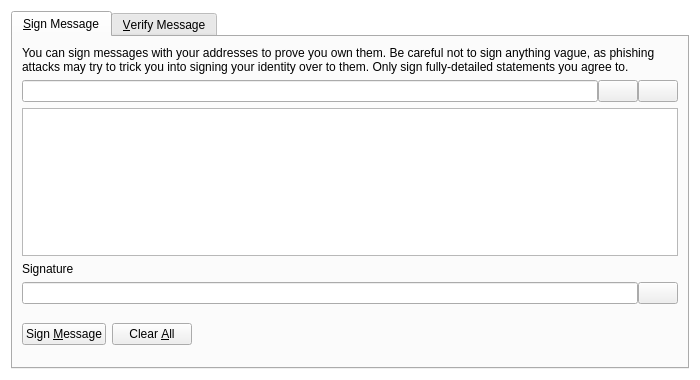
<?xml version="1.0" encoding="UTF-8"?>
<ui version="4.0">
 <class>SignVerifyMessageDialog</class>
 <widget class="QDialog" name="SignVerifyMessageDialog">
  <property name="geometry">
   <rect>
    <x>0</x>
    <y>0</y>
    <width>700</width>
    <height>380</height>
   </rect>
  </property>
  <property name="windowTitle">
   <string>Signatures - Sign / Verify a Message</string>
  </property>
  <property name="styleSheet">
   <string notr="true">QDialog { background: transparent; }</string>
  </property>
  <property name="modal">
   <bool>true</bool>
  </property>
  <layout class="QVBoxLayout" name="verticalLayout">
   <item>
    <widget class="QTabWidget" name="tabWidget">
     <property name="currentIndex">
      <number>0</number>
     </property>
     <widget class="QWidget" name="tabSignMessage">
      <attribute name="title">
       <string>&amp;Sign Message</string>
      </attribute>
      <layout class="QVBoxLayout" name="verticalLayout_SM">
       <item>
        <widget class="QLabel" name="infoLabel_SM">
         <property name="text">
          <string>You can sign messages with your addresses to prove you own them. Be careful not to sign anything vague, as phishing attacks may try to trick you into signing your identity over to them. Only sign fully-detailed statements you agree to.</string>
         </property>
         <property name="textFormat">
          <enum>Qt::PlainText</enum>
         </property>
         <property name="wordWrap">
          <bool>true</bool>
         </property>
        </widget>
       </item>
       <item>
        <layout class="QHBoxLayout" name="horizontalLayout_1_SM">
         <property name="spacing">
          <number>0</number>
         </property>
         <item>
          <widget class="QValidatedLineEdit" name="addressIn_SM">
           <property name="toolTip">
            <string>The address to sign the message with (e.g. Ler4HNAEfwYhBmGXcFP2Po1NpRUEiK8km2)</string>
           </property>
           <property name="maxLength">
            <number>34</number>
           </property>
          </widget>
         </item>
         <item>
          <widget class="QPushButton" name="addressBookButton_SM">
           <property name="toolTip">
            <string>Choose an address from the address book</string>
           </property>
           <property name="text">
            <string/>
           </property>
           <property name="icon">
            <iconset resource="../bitcoin.qrc">
             <normaloff>:/icons/address-book</normaloff>:/icons/address-book</iconset>
           </property>
           <property name="shortcut">
            <string>Alt+A</string>
           </property>
           <property name="autoDefault">
            <bool>false</bool>
           </property>
          </widget>
         </item>
         <item>
          <widget class="QPushButton" name="pasteButton_SM">
           <property name="toolTip">
            <string>Paste address from clipboard</string>
           </property>
           <property name="text">
            <string/>
           </property>
           <property name="icon">
            <iconset resource="../bitcoin.qrc">
             <normaloff>:/icons/editpaste</normaloff>:/icons/editpaste</iconset>
           </property>
           <property name="shortcut">
            <string>Alt+P</string>
           </property>
           <property name="autoDefault">
            <bool>false</bool>
           </property>
          </widget>
         </item>
        </layout>
       </item>
       <item>
        <widget class="QPlainTextEdit" name="messageIn_SM">
         <property name="toolTip">
          <string>Enter the message you want to sign here</string>
         </property>
        </widget>
       </item>
       <item>
        <widget class="QLabel" name="signatureLabel_SM">
         <property name="text">
          <string>Signature</string>
         </property>
         <property name="textFormat">
          <enum>Qt::PlainText</enum>
         </property>
        </widget>
       </item>
       <item>
        <layout class="QHBoxLayout" name="horizontalLayout_2_SM">
         <property name="spacing">
          <number>0</number>
         </property>
         <item>
          <widget class="QLineEdit" name="signatureOut_SM">
           <property name="font">
            <font>
             <italic>true</italic>
            </font>
           </property>
           <property name="readOnly">
            <bool>true</bool>
           </property>
          </widget>
         </item>
         <item>
          <widget class="QPushButton" name="copySignatureButton_SM">
           <property name="toolTip">
            <string>Copy the current signature to the system clipboard</string>
           </property>
           <property name="text">
            <string/>
           </property>
           <property name="icon">
            <iconset resource="../bitcoin.qrc">
             <normaloff>:/icons/editcopy</normaloff>:/icons/editcopy</iconset>
           </property>
           <property name="autoDefault">
            <bool>false</bool>
           </property>
          </widget>
         </item>
        </layout>
       </item>
       <item>
        <layout class="QHBoxLayout" name="horizontalLayout_3_SM">
         <item>
          <widget class="QPushButton" name="signMessageButton_SM">
           <property name="toolTip">
            <string>Sign the message to prove you own this Flappycoin address</string>
           </property>
           <property name="text">
            <string>Sign &amp;Message</string>
           </property>
           <property name="icon">
            <iconset resource="../bitcoin.qrc">
             <normaloff>:/icons/edit</normaloff>:/icons/edit</iconset>
           </property>
           <property name="autoDefault">
            <bool>false</bool>
           </property>
          </widget>
         </item>
         <item>
          <widget class="QPushButton" name="clearButton_SM">
           <property name="toolTip">
            <string>Reset all sign message fields</string>
           </property>
           <property name="text">
            <string>Clear &amp;All</string>
           </property>
           <property name="icon">
            <iconset resource="../bitcoin.qrc">
             <normaloff>:/icons/remove</normaloff>:/icons/remove</iconset>
           </property>
           <property name="autoDefault">
            <bool>false</bool>
           </property>
          </widget>
         </item>
         <item>
          <spacer name="horizontalSpacer_1_SM">
           <property name="orientation">
            <enum>Qt::Horizontal</enum>
           </property>
           <property name="sizeHint" stdset="0">
            <size>
             <width>40</width>
             <height>48</height>
            </size>
           </property>
          </spacer>
         </item>
         <item>
          <widget class="QLabel" name="statusLabel_SM">
           <property name="font">
            <font>
             <weight>75</weight>
             <bold>true</bold>
            </font>
           </property>
           <property name="text">
            <string/>
           </property>
           <property name="wordWrap">
            <bool>true</bool>
           </property>
          </widget>
         </item>
         <item>
          <spacer name="horizontalSpacer_2_SM">
           <property name="orientation">
            <enum>Qt::Horizontal</enum>
           </property>
           <property name="sizeHint" stdset="0">
            <size>
             <width>40</width>
             <height>48</height>
            </size>
           </property>
          </spacer>
         </item>
        </layout>
       </item>
      </layout>
     </widget>
     <widget class="QWidget" name="tabVerifyMessage">
      <attribute name="title">
       <string>&amp;Verify Message</string>
      </attribute>
      <layout class="QVBoxLayout" name="verticalLayout_VM">
       <item>
        <widget class="QLabel" name="infoLabel_VM">
         <property name="text">
          <string>Enter the signing address, message (ensure you copy line breaks, spaces, tabs, etc. exactly) and signature below to verify the message. Be careful not to read more into the signature than what is in the signed message itself, to avoid being tricked by a man-in-the-middle attack.</string>
         </property>
         <property name="textFormat">
          <enum>Qt::PlainText</enum>
         </property>
         <property name="alignment">
          <set>Qt::AlignLeading|Qt::AlignLeft|Qt::AlignTop</set>
         </property>
         <property name="wordWrap">
          <bool>true</bool>
         </property>
        </widget>
       </item>
       <item>
        <layout class="QHBoxLayout" name="horizontalLayout_1_VM">
         <property name="spacing">
          <number>0</number>
         </property>
         <item>
          <widget class="QValidatedLineEdit" name="addressIn_VM">
           <property name="toolTip">
            <string>The address the message was signed with (e.g. Ler4HNAEfwYhBmGXcFP2Po1NpRUEiK8km2)</string>
           </property>
           <property name="maxLength">
            <number>34</number>
           </property>
          </widget>
         </item>
         <item>
          <widget class="QPushButton" name="addressBookButton_VM">
           <property name="toolTip">
            <string>Choose an address from the address book</string>
           </property>
           <property name="text">
            <string/>
           </property>
           <property name="icon">
            <iconset resource="../bitcoin.qrc">
             <normaloff>:/icons/address-book</normaloff>:/icons/address-book</iconset>
           </property>
           <property name="shortcut">
            <string>Alt+A</string>
           </property>
           <property name="autoDefault">
            <bool>false</bool>
           </property>
          </widget>
         </item>
        </layout>
       </item>
       <item>
        <widget class="QPlainTextEdit" name="messageIn_VM"/>
       </item>
       <item>
        <widget class="QValidatedLineEdit" name="signatureIn_VM"/>
       </item>
       <item>
        <layout class="QHBoxLayout" name="horizontalLayout_2_VM">
         <item>
          <widget class="QPushButton" name="verifyMessageButton_VM">
           <property name="toolTip">
            <string>Verify the message to ensure it was signed with the specified Flappycoin address</string>
           </property>
           <property name="text">
            <string>Verify &amp;Message</string>
           </property>
           <property name="icon">
            <iconset resource="../bitcoin.qrc">
             <normaloff>:/icons/transaction_0</normaloff>:/icons/transaction_0</iconset>
           </property>
           <property name="autoDefault">
            <bool>false</bool>
           </property>
          </widget>
         </item>
         <item>
          <widget class="QPushButton" name="clearButton_VM">
           <property name="toolTip">
            <string>Reset all verify message fields</string>
           </property>
           <property name="text">
            <string>Clear &amp;All</string>
           </property>
           <property name="icon">
            <iconset resource="../bitcoin.qrc">
             <normaloff>:/icons/remove</normaloff>:/icons/remove</iconset>
           </property>
           <property name="autoDefault">
            <bool>false</bool>
           </property>
          </widget>
         </item>
         <item>
          <spacer name="horizontalSpacer_1_VM">
           <property name="orientation">
            <enum>Qt::Horizontal</enum>
           </property>
           <property name="sizeHint" stdset="0">
            <size>
             <width>40</width>
             <height>48</height>
            </size>
           </property>
          </spacer>
         </item>
         <item>
          <widget class="QLabel" name="statusLabel_VM">
           <property name="font">
            <font>
             <weight>75</weight>
             <bold>true</bold>
            </font>
           </property>
           <property name="text">
            <string/>
           </property>
           <property name="wordWrap">
            <bool>true</bool>
           </property>
          </widget>
         </item>
         <item>
          <spacer name="horizontalSpacer_2_VM">
           <property name="orientation">
            <enum>Qt::Horizontal</enum>
           </property>
           <property name="sizeHint" stdset="0">
            <size>
             <width>40</width>
             <height>48</height>
            </size>
           </property>
          </spacer>
         </item>
        </layout>
       </item>
      </layout>
     </widget>
    </widget>
   </item>
  </layout>
 </widget>
 <customwidgets>
  <customwidget>
   <class>QValidatedLineEdit</class>
   <extends>QLineEdit</extends>
   <header>qvalidatedlineedit.h</header>
  </customwidget>
 </customwidgets>
 <resources>
  <include location="../bitcoin.qrc"/>
 </resources>
 <connections/>
</ui>
